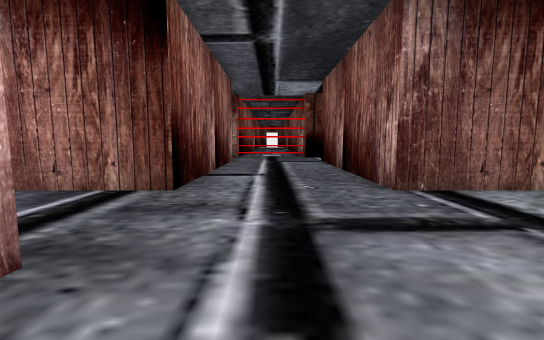
view 1 (above)

21 first-person views from a walk through a scene from a Unity 3-D project. The camera is 1.2 m above the floor, tilts 6° down and sees 90° across. The floor is counted in squares, 2 m on a side. Each view is taken from the middle of a square. On the plan, view 1 faces up. The plan holds only what a view shows up to about 9 squares ahead; the rest is blank. The place goes on beyond the plan. The player is left out.

view 2
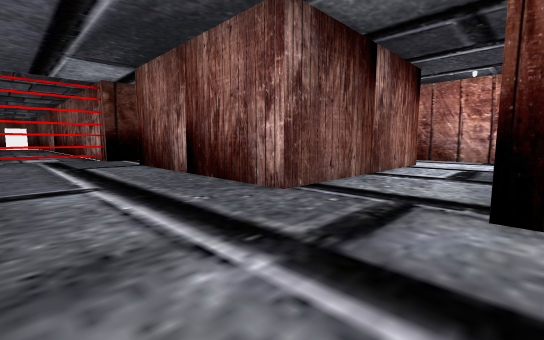

view 3
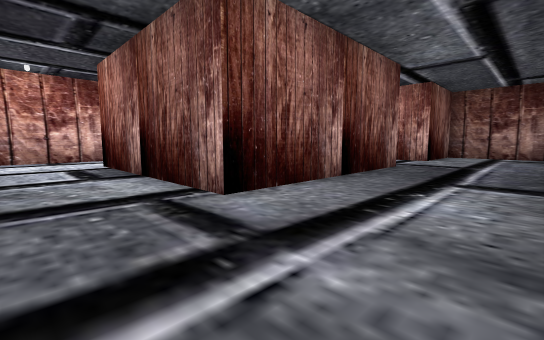

view 4
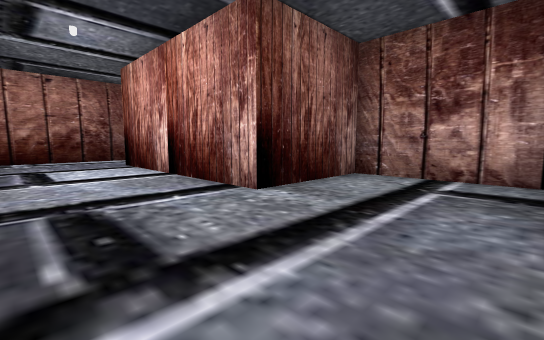

view 5
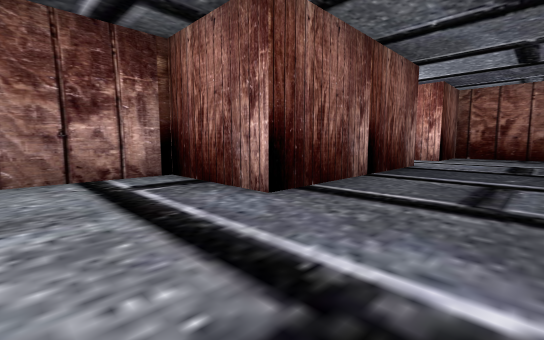

view 6
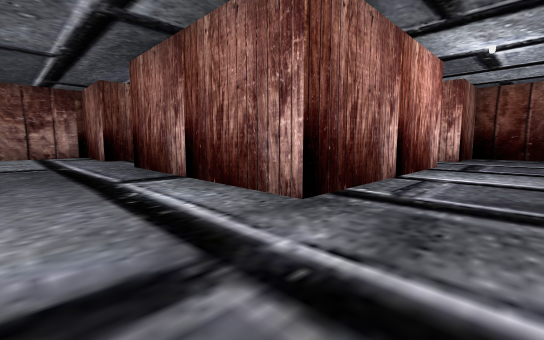

view 7
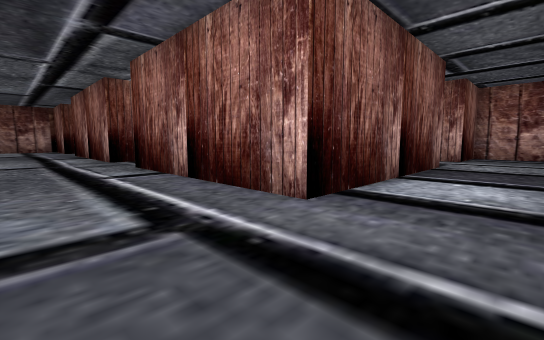

view 8
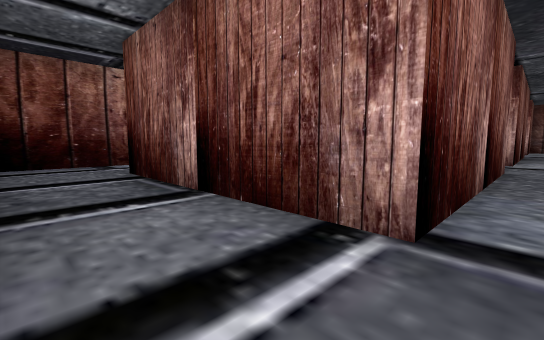

view 9
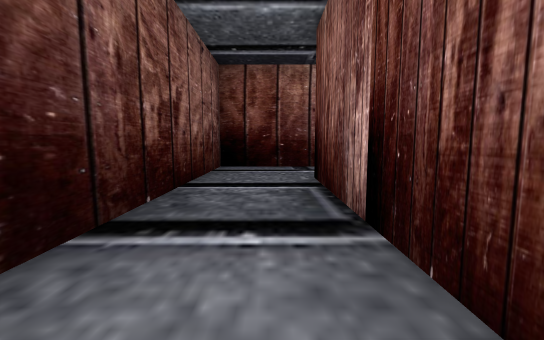

view 10
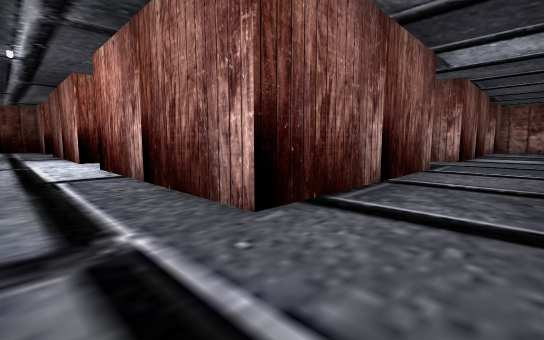

view 11
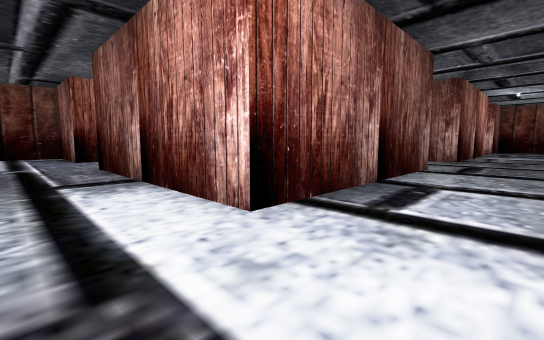

view 12
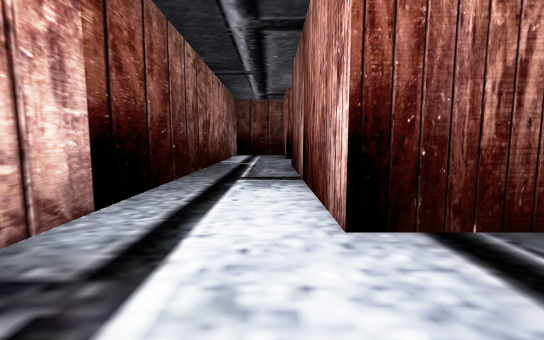

view 13
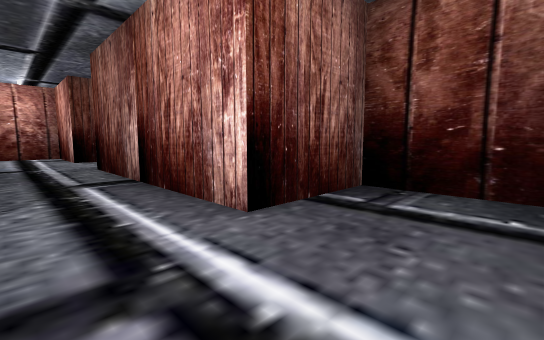

view 14
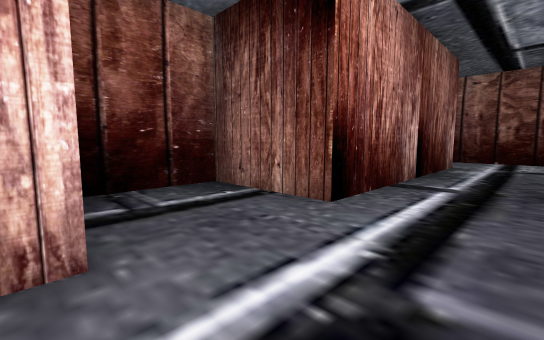

view 15
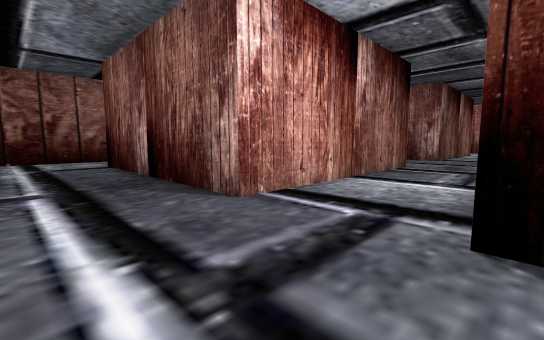

view 16
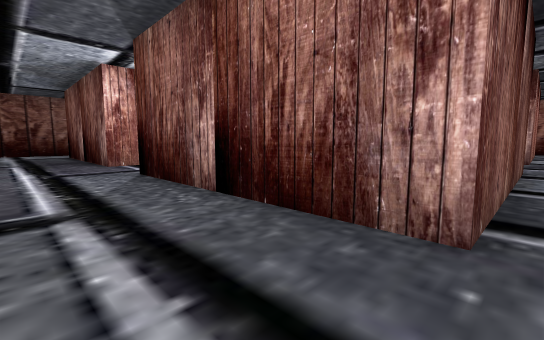

view 17
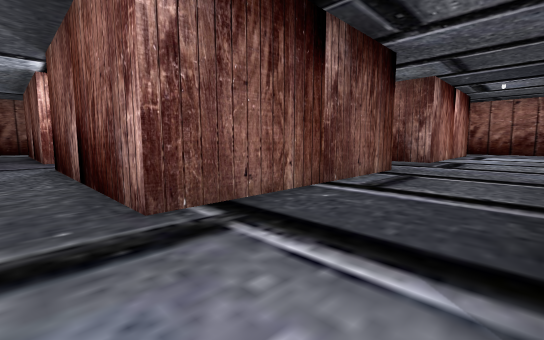

view 18
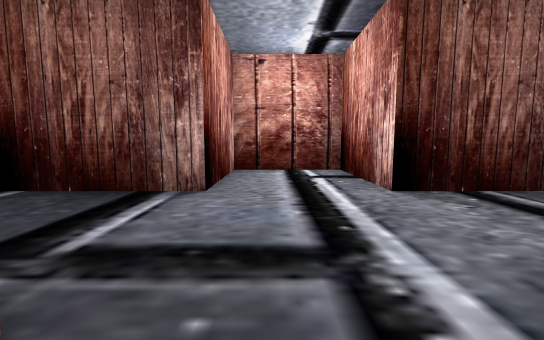

view 19
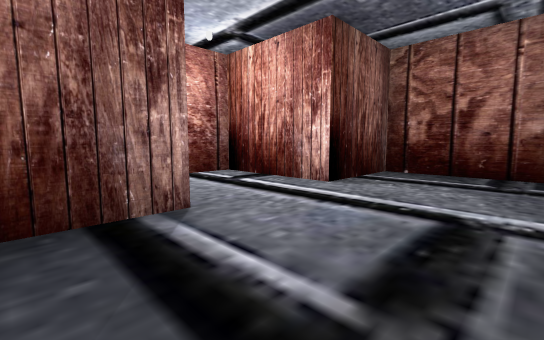

view 20
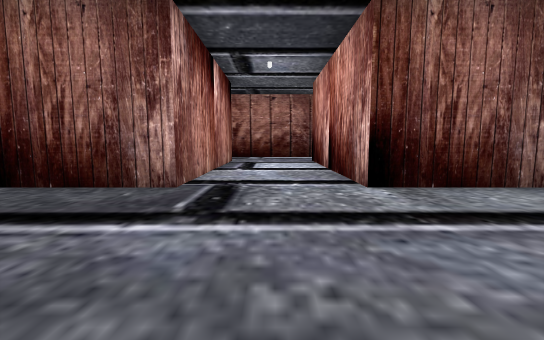

view 21
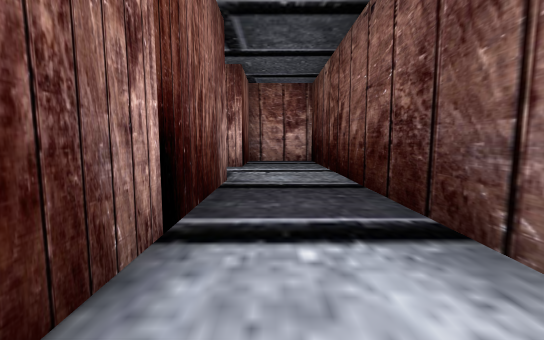

### Floor plan
Points are (right, up) in squares from view 1. A wall is a line through its corners. A room is listed if a view was taken in it or the views show most of it. See-through windows are left out.
Room 1 (views 1, 2, 3, 4, 5, 6, 7, 8, 9, 10, 11, 12, 13, 14, 15, 16, 17, 18, 19, 20, 21)
walls: (-1.2, 1.3) (-1.2, -3.8) (-6.2, -3.8) (-6.2, 1.3) (-1.2, 1.3); (-1.2, 3.3) (-6.2, 3.3) (-6.2, 8.3) (-1.2, 8.3) (-1.2, 3.3); (1.5, 1.3) (6.5, 1.3) (6.5, -3.8) (1.5, -3.8) (1.5, 1.3); (1.5, 3.3) (1.5, 8.3) (6.5, 8.3) (6.5, 3.3) (1.5, 3.3); (-3.1, 10.2) (-10.2, 10.2); (1.2, 10.4) (-1, 10.4); (-10.5, -3.9) (-10.5, -6.2) (-8.5, -6.2) (-8.5, -8.8) (-6.2, -8.8) (-6.2, -6.2) (-1.2, -6.2) (-1.2, -8.8) (1.5, -8.8) (1.5, -6.2) (6.5, -6.2) (6.5, -8.4); (8.5, 7.6) (8.5, 10.2) (1.2, 10.2) (1.2, 11.6); (8.5, -6.9) (8.5, 4); (6.9, -8.8) (8, -8.8); (-10.5, 10.2) (-10.5, 8.3) (-8.5, 8.3) (-8.5, 3.3) (-10.5, 3.3) (-10.5, 1.3) (-8.5, 1.3) (-8.5, -3.8)

Where each view was taken, in squares from view 1:
view 1: 0 up, 0 right, facing up
view 2: 1 up, 1 left, facing up-right
view 3: 3 up, 1 left, facing down-right
view 4: 4 down, 1 left, facing down-right
view 5: 4 down, 1 right, facing down-left
view 6: 3 up, 1 right, facing down-left
view 7: 10 up, 1 right, facing down-left
view 8: 10 up, 1 right, facing down-right
view 9: 9 up, 2 right, facing right
view 10: 10 up, 8 right, facing down-left
view 11: 3 up, 8 right, facing down-left
view 12: 3 up, 7 right, facing down
view 13: 3 up, 7 left, facing down-left
view 14: 1 up, 7 left, facing up-left
view 15: 1 up, 8 left, facing up-right
view 16: 4 down, 8 left, facing up-right
view 17: 6 down, 7 left, facing up-right
view 18: 3 down, 7 left, facing down
view 19: 4 down, 5 left, facing down-left
view 20: 5 down, 2 left, facing right
view 21: 9 up, 2 left, facing left
